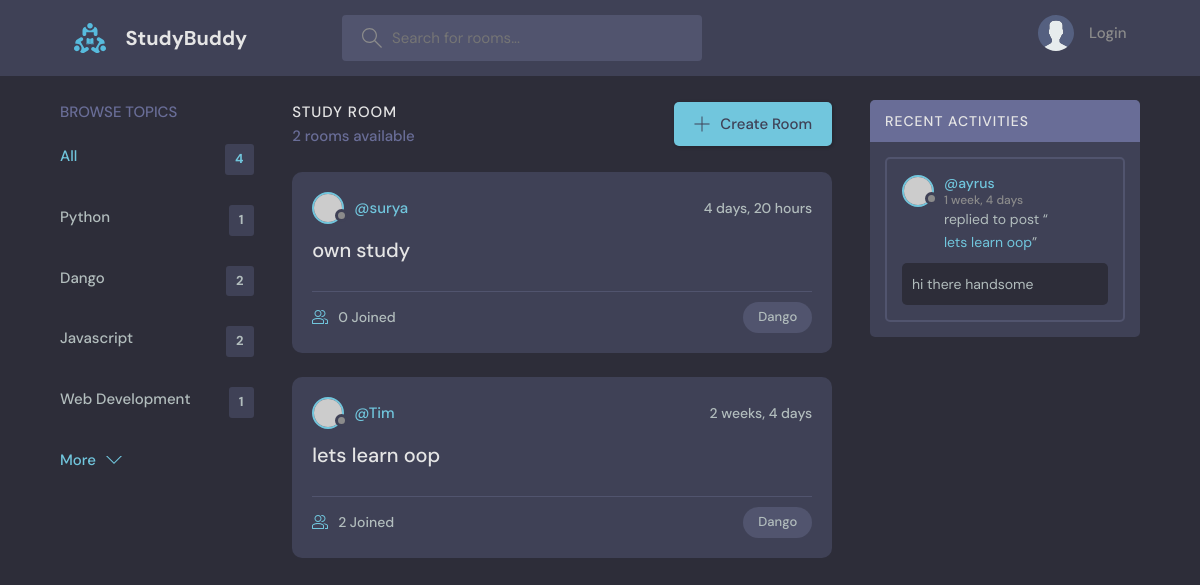
Page /?q=Dango on the committed database.
### base/models.py (models this page shows, shortened)
class Topic(models.Model):
    name = models.CharField(max_length=200)

class Room(models.Model):
    host =models.ForeignKey(User, on_delete=models.SET_NULL, null=True)
    topic =models.ForeignKey(Topic, on_delete=models.SET_NULL, null=True)
    name = models.CharField(max_length=200)
    Description = models.TextField(null=True, blank=True)
    participants =models.ManyToManyField(User, related_name='participants', blank=True)
    updated = models.DateTimeField(auto_now=True)
    created = models.DateTimeField(auto_now_add=True)
    class Meta:
        ordering = ['-updated', '-created'] #newest item is shown first
    def __str__(self):
        return self.name

class Message(models.Model):
    user = models.ForeignKey(User, on_delete=models.CASCADE)
    room = models.ForeignKey(Room, on_delete=models.CASCADE)
    body = models.TextField()
    updated = models.DateTimeField(auto_now=True)
    created = models.DateTimeField(auto_now_add=True)
    class Meta:
        ordering = ['-updated', '-created'] #newest item is shown first

### base/views.py (the view)
# urls.py: 2. Add a URL to urlpatterns:  path('', views.home, name='home')
def home(request):
    q = request.GET.get('q') if request.GET.get('q')!= None else ''
    rooms = Room.objects.filter(
        Q( topic__name__icontains=q)|
        Q(name__icontains=q) |
        Q(Description__icontains=q)
        )
    topics = Topic.objects.all()
    room_count = rooms.count() #to count the rooms
    room_messages = Message.objects.filter(Q(room__topic__name__icontains=q))
    context = {'rooms':rooms, 'topics': topics, 'room_count':room_count, 'room_messages': room_messages}
    return render(request, 'base/home.html',context) # or { 'rooms':rooms} instead of context directly

### base/templates/base/home.html (shortened to what this page needs)
{% extends 'main.html' %}
{% block content %}
    <main class="layout layout--3">
      <div class="container">
        {% include 'base/topics_components.html' %}
        <div class="roomList">
          <div class="roomList__header">
            <div>
              <h2>Study Room</h2>
              <p>{{ room_count }} rooms available</p>
            </div>
            <a class="btn btn--main" href="{% url 'create-room' %}">
              <svg version="1.1" xmlns="http://www.w3.org/2000/svg" width="32" height="32" viewBox="0 0 32 32">
                <title>add</title>
                <path
                  d="M16.943 0.943h-1.885v14.115h-14.115v1.885h14.115v14.115h1.885v-14.115h14.115v-1.885h-14.115v-14.115z"
                ></path>
              </svg>
              Create Room
            </a>
          </div>
          {% include 'base/feed_components.html' %}
        </div>
        {% include 'base/activity_components.html' %}
      </div>
    </main>
{% endblock content %}

### base/templates/base/topics_components.html
<div class="topics">
    <div class="topics__header">
        <h2>Browse Topics</h2>
    </div>
            <ul class="topics__list">
              <li>
                <a href="{% url 'home' %}" class="active">All <span>{{topics.count}}</span></a>
              </li>
              <li>
                {% for topic in topics %}
                    <a href="{% url 'home' %}?q={{topic.name}}">{{topic.name}} <span>{{topic.room_set.all.count}}</span> </a>
                {%endfor%}
                </li>
            </ul>
            <a class="btn btn--link" href="/">
              More
              <svg version="1.1" xmlns="http://www.w3.org/2000/svg" width="32" height="32" viewBox="0 0 32 32">
                <title>chevron-down</title>
                <path d="M16 21l-13-13h-3l16 16 16-16h-3l-13 13z"></path>
              </svg>
            </a>
</div>

### base/templates/base/feed_components.html (shortened to what this page needs)
{% for room in rooms %}
<div class="roomListRoom">
    <div class="roomListRoom__header">
      <a href="{% url 'user-profile' room.host.id %}" class="roomListRoom__author">
        <div class="avatar avatar--small">
          <img src="https://randomuser.me/api/portraits/women/11.jpg" />
        </div>
        <span>@{{room.host.username}}</span>
      </a>
      <div class="roomListRoom__actions">
        <span>{{ room.created|timesince }}</span>
      </div>
    </div>
    <div class="roomListRoom__content">
      <a href="{% url 'rooms' room.id %}">{{room.name}}</a>
    </div>
    <div class="roomListRoom__meta">
      <a href="{% url 'rooms' room.id %}" class="roomListRoom__joined">
        {{room.participants.all.count}} Joined
      </a>
      <p class="roomListRoom__topic">{{room.topic.name}}</p>
    </div>
</div>
{% endfor%}

### base/templates/base/activity_components.html (shortened to what this page needs)
<div class="activities">
    <div class="activities__header">
      <h2>Recent Activities</h2>
    </div>
    {% for message in room_messages %}
    <div class="activities__box">
      <div class="activities__boxHeader roomListRoom__header">
            <a href="{% url 'user-profile' message.user.id %}" class="roomListRoom__author">
            <div class="avatar avatar--small">
                <img src="https://randomuser.me/api/portraits/women/11.jpg" />
            </div>
            <p>
                @{{message.user}}
                <span>{{message.created| timesince}}</span>
            </p>
            </a>
      </div>
      <div class="activities__boxContent">
        <p>replied to post “<a href="{% url 'rooms' message.room.id %}">{{message.room}}</a>”</p>
        <div class="activities__boxRoomContent">
          {{message.body}}
        </div>
      </div>
    </div>
    {%endfor%}
</div>

### rows in the picture
Topic: name "Python", room_set.all.count "1"
Topic: name "Dango", room_set.all.count "2"
Topic: name "Javascript", room_set.all.count "2"
Topic: name "Web Development", room_set.all.count "1"
Room: host.username "surya", created "4 days, 20 hours", name "own study", participants.all.count "0", topic.name "Dango"
Room: host.username "Tim", created "2 weeks, 4 days", name "lets learn oop", participants.all.count "2", topic.name "Dango"
Message: user "ayrus", created "1 week, 4 days", room "lets learn oop", body "hi there handsome"

### other values in the picture
{{ topics.count }} "4"
{{ room_count }} "2"
